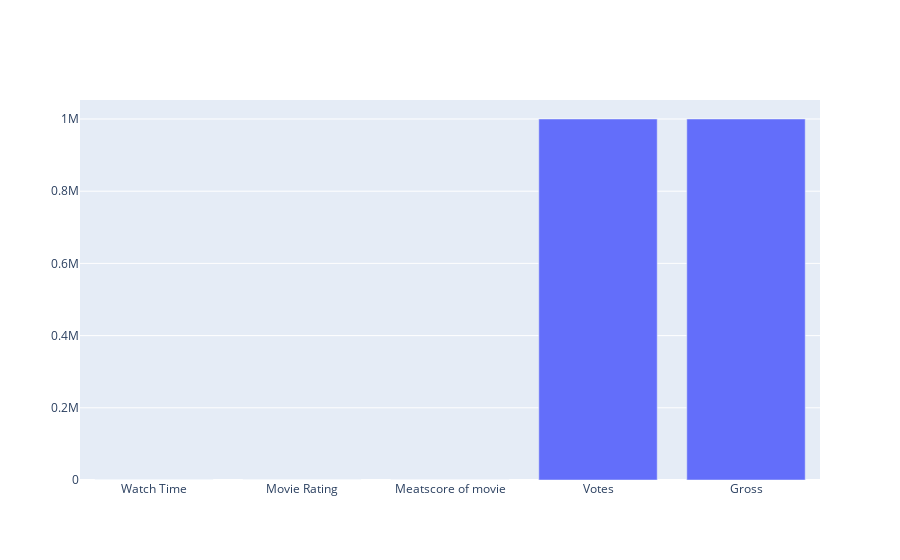

The notebook cell this image was saved under:
### Code cell
import plotly.graph_objects as go
IMDB=[ 'Watch Time', 'Movie Rating', 'Meatscore of movie', 'Votes', 'Gross']

fig = go.Figure([go.Bar(x=IMDB, y=[200, 5, 100, 1000000, 1000000])])
fig.show()

### Figure 1 — Plotly figure (JSON) as saved in the notebook; plotly's stock layout.template omitted (floating-point values rounded to 4 significant figures)
{"data": [{"type": "bar", "x": ["Watch Time", "Movie Rating", "Meatscore of movie", "Votes", "Gross"], "y": [200, 5, 100, 1000000, 1000000]}], "layout": {}}
